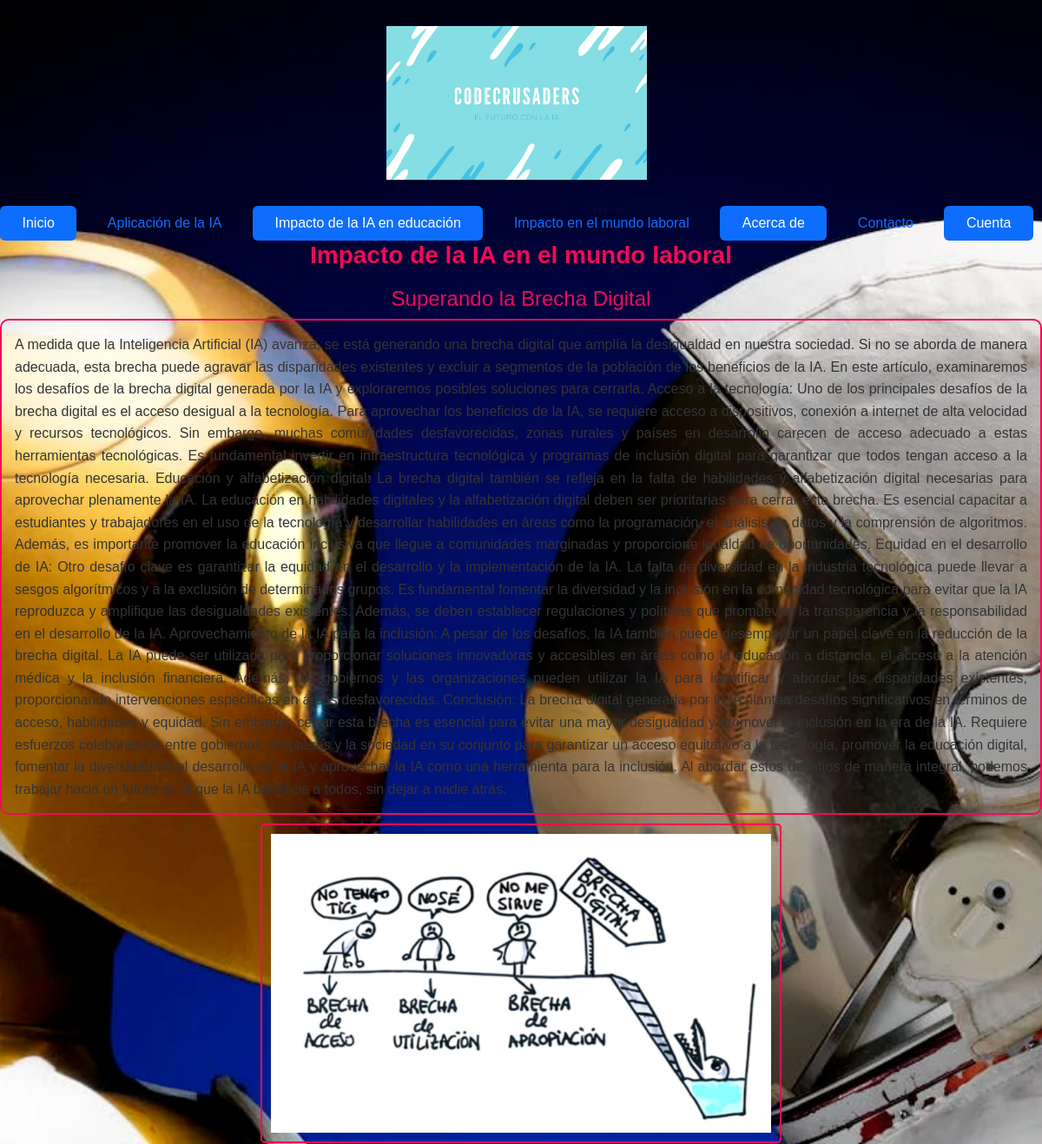
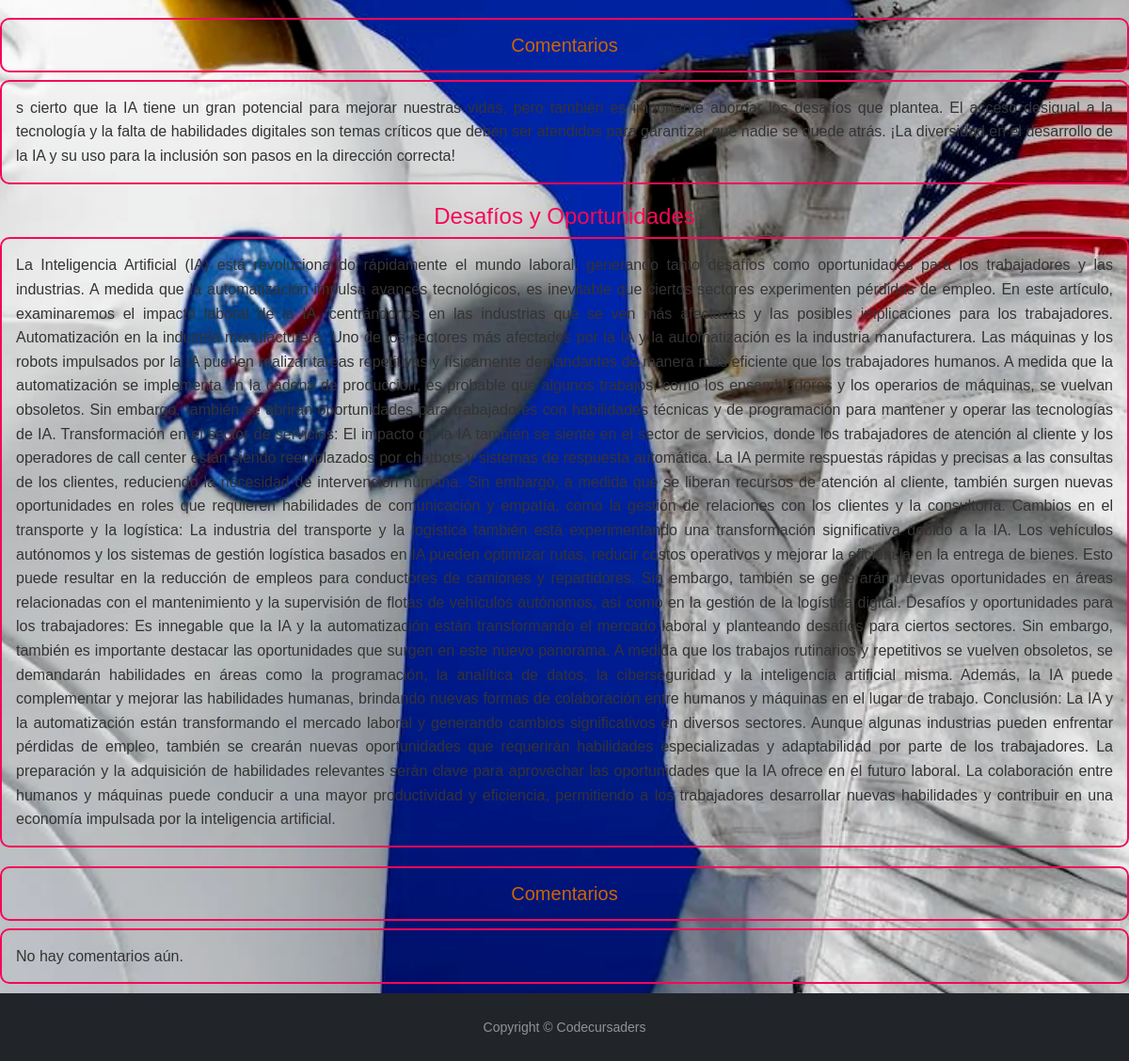
The page /impacto_laboral/ on the database its author committed (2 pictures, top to bottom).
### apps/posts/models.py (models this page shows, shortened)
class Post(models.Model):
    titulo = models.CharField(max_length=50, null=False)
    subtitulo = models.CharField(max_length=100, null=True, blank=True, default='')
    fecha = models.DateTimeField(auto_now_add=True)
    texto = models.TextField(null=False)
    activo = models.BooleanField(default=True)
    categoria = models.ForeignKey(Categoria, on_delete=models.SET_NULL, null=True, default=None)
    imagen = models.ImageField(null=True, blank=True, upload_to='media', default='static/post_default.png')
    publicado = models.DateTimeField(default=timezone.now)
    class Meta:
        ordering = ('-publicado',)

class Comentario(models.Model):
    post = models.ForeignKey(Post, on_delete=models.CASCADE, related_name='comentarios')
    autor = models.ForeignKey(User, on_delete=models.CASCADE)
    contenido = models.TextField()
    fecha = models.DateTimeField(auto_now_add=True)

### blog/views.py (the view)
# urls.py: path('impacto_laboral/', impacto_laboral, name='impacto_laboral'),
def impacto_laboral(request):
    try:
        categoria = Categoria.objects.get(nombre='Impacto en el mundo laboral')
        posts = Post.objects.filter(categoria=categoria)
    except Categoria.DoesNotExist:
        posts = []
    return render(request, 'impacto_laboral.html', {'posts': posts, 'categoria': categoria})

### templates/impacto_laboral.html (shortened to what this page needs)
{% extends 'base.html' %}
{% load static %}
{% block contenido %}
    {% block extra_css %}
        <link rel="stylesheet" type="text/css" href="{% static 'css/impacto_laboral.css' %}">
    {% endblock %}
    <h1>Impacto de la IA en el mundo laboral</h1>
    {% for post in posts %}
        <h3>{{ post.titulo }}</h3>
        <p>{{ post.texto }}</p>
        {% if post.imagen %}
            <img src="{{ post.imagen.url }}" alt="Imagen del post">
        {% endif %}
        <h4>Comentarios</h4>
        {% for comentario in post.comentarios.all %}
            <p>{{ comentario.contenido }}</p>
        {% empty %}
            <p>No hay comentarios aún.</p>
        {% endfor %}
    {% empty %}
        <p>No hay posts disponibles.</p>
    {% endfor %}
{% endblock %}

### static/CSS/impacto_laboral.css (style rules this page uses)
body { font-family: Arial, sans-serif; font-size: 16px; color: #333; background-image: url("static/css/fondos/laboral.png"); background-size: cover; background-position: center; background-repeat: no-repeat; margin: 0; padding: 0; }
h1 { font-size: 28px; font-weight: bold; color: #F30957; margin-bottom: 10px; text-align: center; }
h3 { font-size: 24px; color: #F30957; margin-top: 20px; text-align: center; }
p { line-height: 1.6; margin-bottom: 10px; text-align: justify; }
img:not(.portada-imagen) { max-width: 50%; margin-bottom: 10px; border: 2px solid #F30957; border-radius: 5px; padding: 10px; display: block; margin-left: auto; margin-right: auto; }
h4 { font-size: 20px; color: #cc6600; margin-top: 20px; text-align: center; }
p, h4 { border: 2px solid #F30957; border-radius: 10px; padding: 15px; }

### rows shown on the page
Post: titulo "Superando la Brecha Digital", texto "A medida que la Inteligencia Artificial (IA) avanza, se está generando una brecha digital que amplía la desigualdad en nuestra sociedad. Si no se aborda de manera adecuada, esta brecha puede agravar las disparidades existentes y excluir a segmentos de la población de los beneficios de la IA. En este artículo, examinaremos los desafíos de la brecha digital generada por la IA y exploraremos posibles soluciones para cerrarla. Acceso a la tecnología: Uno de los principales desafíos de la brecha digital es el acceso desigual a la tecnología. Para aprovechar los beneficios de la IA, se requiere acceso a dispositivos, conexión a internet de alta velocidad y recursos tecnológicos. Sin embargo,…", imagen (picture)
Comentario: contenido "s cierto que la IA tiene un gran potencial para mejorar nuestras vidas, pero también es importante abordar los desafíos que plantea. El acceso desigual a la tecnología y la falta de habilidades digitales son temas críticos que deben ser atendidos para garantizar que nadie se quede atrás. ¡La diversidad en el desarrollo de la IA y su uso para la inclusión son pasos en la dirección correcta!"
Post: titulo "Desafíos y Oportunidades", texto "La Inteligencia Artificial (IA) está revolucionando rápidamente el mundo laboral, generando tanto desafíos como oportunidades para los trabajadores y las industrias. A medida que la automatización impulsa avances tecnológicos, es inevitable que ciertos sectores experimenten pérdidas de empleo. En este artículo, examinaremos el impacto laboral de la IA, centrándonos en las industrias que se ven más afectadas y las posibles implicaciones para los trabajadores. Automatización en la industria manufacturera: Uno de los sectores más afectados por la IA y la automatización es la industria manufacturera. Las máquinas y los robots impulsados por la IA pueden realizar tareas repetitivas y físicamente…"
